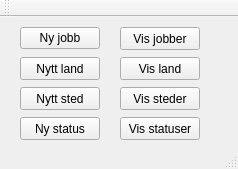
<?xml version="1.0" encoding="UTF-8"?>
<ui version="4.0">
 <class>MainWindow</class>
 <widget class="QMainWindow" name="MainWindow">
  <property name="geometry">
   <rect>
    <x>0</x>
    <y>0</y>
    <width>238</width>
    <height>169</height>
   </rect>
  </property>
  <property name="windowTitle">
   <string>Jobber</string>
  </property>
  <widget class="QWidget" name="centralWidget">
   <widget class="QPushButton" name="btn_newJob">
    <property name="geometry">
     <rect>
      <x>20</x>
      <y>10</y>
      <width>80</width>
      <height>22</height>
     </rect>
    </property>
    <property name="text">
     <string>Ny jobb</string>
    </property>
   </widget>
   <widget class="QPushButton" name="btn_ShowJobs">
    <property name="geometry">
     <rect>
      <x>120</x>
      <y>10</y>
      <width>80</width>
      <height>23</height>
     </rect>
    </property>
    <property name="text">
     <string>Vis jobber</string>
    </property>
   </widget>
   <widget class="QPushButton" name="btn_NewCity">
    <property name="geometry">
     <rect>
      <x>20</x>
      <y>70</y>
      <width>80</width>
      <height>23</height>
     </rect>
    </property>
    <property name="text">
     <string>Nytt sted</string>
    </property>
   </widget>
   <widget class="QPushButton" name="btn_NewStatus">
    <property name="geometry">
     <rect>
      <x>20</x>
      <y>100</y>
      <width>80</width>
      <height>23</height>
     </rect>
    </property>
    <property name="text">
     <string>Ny status</string>
    </property>
   </widget>
   <widget class="QPushButton" name="btn_ShowCities">
    <property name="geometry">
     <rect>
      <x>120</x>
      <y>70</y>
      <width>80</width>
      <height>23</height>
     </rect>
    </property>
    <property name="text">
     <string>Vis steder</string>
    </property>
   </widget>
   <widget class="QPushButton" name="btn_ShowStatuses">
    <property name="geometry">
     <rect>
      <x>120</x>
      <y>100</y>
      <width>80</width>
      <height>23</height>
     </rect>
    </property>
    <property name="text">
     <string>Vis statuser</string>
    </property>
   </widget>
   <widget class="QPushButton" name="btn_NewCountry">
    <property name="geometry">
     <rect>
      <x>20</x>
      <y>40</y>
      <width>80</width>
      <height>23</height>
     </rect>
    </property>
    <property name="text">
     <string>Nytt land</string>
    </property>
   </widget>
   <widget class="QPushButton" name="btn_showCountries">
    <property name="geometry">
     <rect>
      <x>120</x>
      <y>40</y>
      <width>80</width>
      <height>23</height>
     </rect>
    </property>
    <property name="text">
     <string>Vis land</string>
    </property>
   </widget>
  </widget>
  <widget class="QToolBar" name="mainToolBar">
   <attribute name="toolBarArea">
    <enum>TopToolBarArea</enum>
   </attribute>
   <attribute name="toolBarBreak">
    <bool>false</bool>
   </attribute>
  </widget>
  <widget class="QStatusBar" name="statusBar"/>
 </widget>
 <layoutdefault spacing="6" margin="11"/>
 <resources/>
 <connections/>
</ui>
